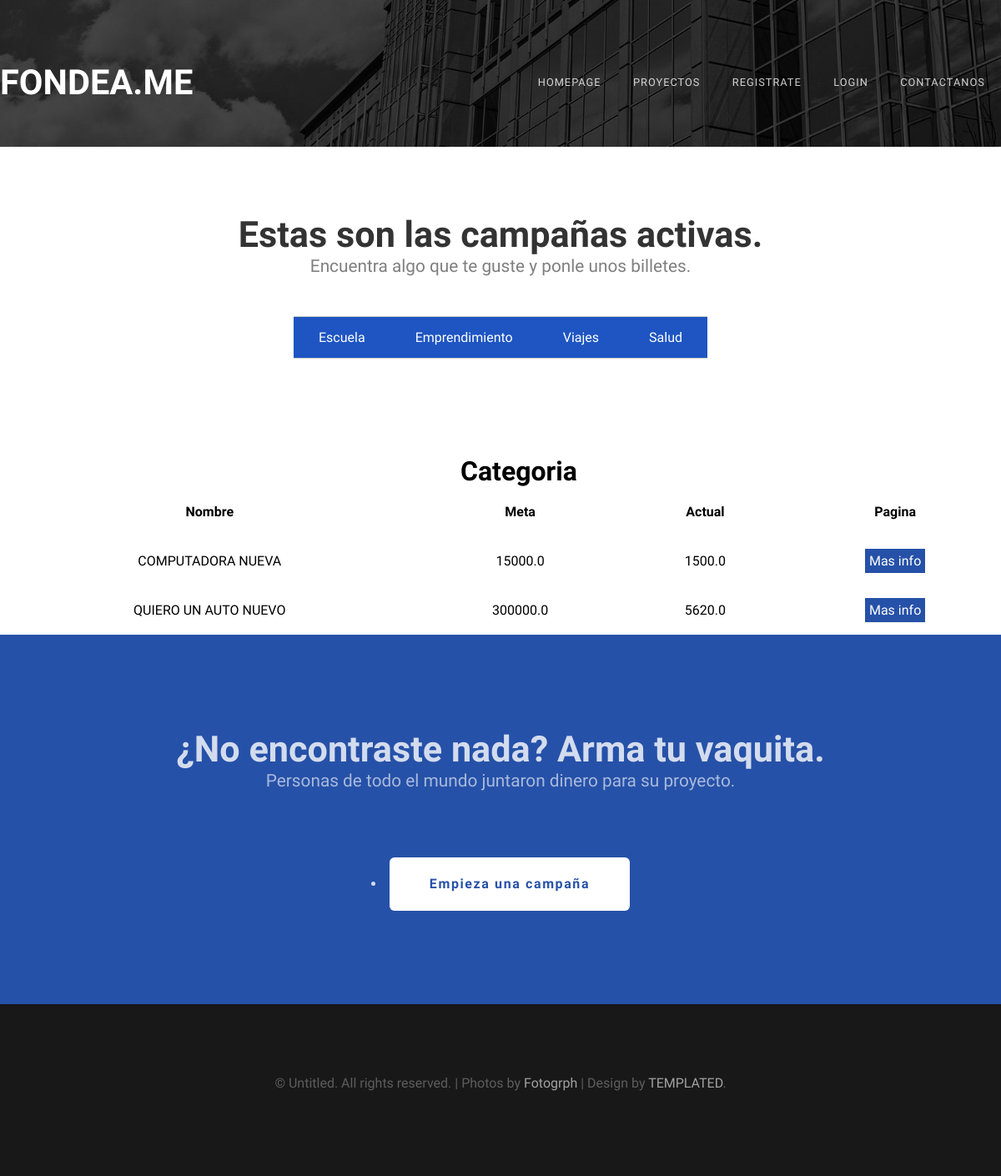
The app's page /proyects-categoria/ with its own data.
### proyectos/models.py (models this page shows)
class Category(models.Model):
    name = models.CharField(max_length=50)
    description = models.CharField(max_length=100)
    made = models.DateTimeField(auto_now_add = True)
    upload = models.DateTimeField(auto_now = True)
    image = models.ImageField(default = 'null', upload_to = "Categories")

class Proyect(models.Model):
    name = models.CharField(max_length=50)
    goal = models.FloatField()
    actual = models.FloatField()
    deadline = models.DateField(auto_now_add=False)
    description = models.CharField(max_length=1500)
    image = models.ImageField(default = 'null', upload_to = "Proyects")
    made = models.DateTimeField(auto_now_add = True)
    upload = models.DateTimeField(auto_now = True)
    category = models.ForeignKey("Category", verbose_name=("Category"), on_delete=models.CASCADE)
    userOwner = models.ForeignKey(User, verbose_name=("Owner"), related_name='Owner',on_delete=models.CASCADE)
    Patrons = models.ManyToManyField(User,
        through = 'Patron',
        through_fields = ('proyecto','patron'),
        verbose_name=("Patrons"),
        default = 'null')

### proyectos/views.py (the view)
# urls.py: path('proyects-categoria/', proyecto.proyectosCategorias, name = 'proyectsCate'),
def proyectosCategorias(request, user = None, idC = None):
    categories = Category.objects.all()
    proyects = Proyect.objects.filter(category = categories[0].id)
    if idC:
        proyects = Proyect.objects.filter(category = idC)
    return render(request, 'proyects-category.html',{
        'Categories' : categories,
        'Proyects' : proyects,
        'User' : user
    })

### proyectos/templates/proyects-category.html (shortened to what this page needs)
{% extends 'layout.html' %}
{% block content %}
    <div id="wrapper">
        <div id="main-content" class = "container">
            <div class="title">
                <h2>Estas son las campañas activas.</h2>
                <span class="byline">Encuentra algo que te guste y ponle unos billetes.</span>
            </div>
            <ul class="nav">
                {% for category in Categories %}
                    <li><a
                           href =  "{% if User %}
                                        {% url 'proyectsCate' User category.id%}
                                    {% else %}
                                        {% url 'proyectsCate' category.id%}
                                    {% endif %}">
                        {{category.name}}
                    </a></li>
                {% endfor %}
            </ul>
	   </div>
    </div>
    <div id = "proyectosList">
        <h1>Categoria</h1>
        {% if Proyects %}
        <div class = "procontainer">
            <table class = "proyectos">
                <thead>
                    <tr>
                    <th>Nombre</th>
                    <th>Meta</th>
                    <th>Actual</th>
                    <th>Pagina</th>
                    </tr>
                </thead>
                <tbody>
                    {% for proyect in Proyects %}
                    <tr>
                    <td>{{proyect.name}}</td>
                    <td>{{proyect.goal}}</td>
                    <td>{{proyect.actual}}</td>
                    <td><a class = "myproyectlink" href ="{% if User %}{% url 'proyectoLoged' User proyect.id%}{% else %}{% url 'proyecto' proyect.id %}{% endif %}">Mas info<a/></td>
                    <tr>
                    {% endfor %}
                </tbody>
            </table>
        </div>
        {% else %}
        <h3>Todavia no hay ningun proyecto en esta categoria</h3>
        {% endif %}
    </div>
    <div id="welcome">
        <div class="container">
            <div class="title">
                <h2>¿No encontraste nada? Arma tu vaquita.</h2>
                <span class="byline">Personas de todo el mundo juntaron dinero para su proyecto.</span>
            </div>
                <li><a href="{% if User %}{% url 'newproyect' User%}{% else %}{% url 'login' %}{% endif %}" class="button">
                    Empieza una campaña
                </a></li>
        </div>
    </div>
{% endblock content %}

### proyectos/static/css/default.css (style rules this page uses)
html, body { height: 100%; }
body { margin: 0px; padding: 0px; background: #181818; font-family: 'Didact Gothic', sans-serif; font-size: 12pt; font-weight: 200; color: #FFF; }
.procontainer { width: 100%; }
h1, h2, h3 { margin: 0; padding: 0; }
p, ol, ul { margin-top: 0; }
ol, ul { padding: 0; list-style: none; }
a { color: #ee0000; }
.container { overflow: hidden; margin: 0em auto; width: 1200px; }
.button { display: inline-block; padding: 1em 2em 1em 2em; letter-spacing: 0.10em; margin-top: 2em; padding: 1.40em 3em; background: #2651a8; border-radius: 6px; text-decoration: none; font-weight: 700; font-size: 1em; color: #FFF; }
.box1, .box2, .box3, { float: left; margin-right: 20px; }
.title { margin-bottom: 3em; }
.title h2 { font-size: 2.7em; }
.title .byline { font-size: 1.3em; color: rgba(255,255,255,0.60); }
#wrapper { position: relative; padding: 5em 0em 7em 0em; background: #FFF; }
#welcome { position: relative; padding: 7em 0em 7em 0em; background: #2651a8; background-size: cover; text-align: center; }
#welcome .container { width: 1000px; padding: 0px 100px; color: rgba(255,255,255,0.8); }
#welcome a { color: rgba(255,255,255,1); }
#welcome .button { background: #FFF; color: #2651a8; }
#main-content { text-align: center; color: rgba(0,0,0,0.6); }
#main-content .title h2 { font-weight: bold; color: rgba(0,0,0,0.8); }
#main-content .title .byline { text-align: center; color: rgba(0,0,0,.5); }
table { width:100%; }
table, th, td { border: 0px solid black; border-collapse: collapse; }
th, td { padding: 20px; text-align: center; }
tr { border-bottom: 1px; }
.myproyectlink:link, .myproyectlink:visited { background-color: #2651a8; color: white; text-decoration: none; padding: 5px; }
#proyectosList { background-color: white; color: black; }
#proyectosList h1 { padding-left: 46%; }
ul, ol { list-style:none; }
.nav > li { float:left; }
.nav li a { background-color:#1e55c2; color:#fff; text-decoration:none; padding:15px 30px; display:block; }
.nav { border:1px solid #ccc; border-width:1px 0; list-style:none; margin:0; padding:0; text-align:center; display: inline-block; }
.nav li { display:inline; }
.nav a { display:inline-block; padding:10px; }

### records on screen
Category: name "Escuela"
Category: name "Emprendimiento"
Category: name "Viajes"
Category: name "Salud"
Proyect: name "COMPUTADORA NUEVA", goal "15000.0", actual "1500.0"
Proyect: name "QUIERO UN AUTO NUEVO", goal "300000.0", actual "5620.0"
